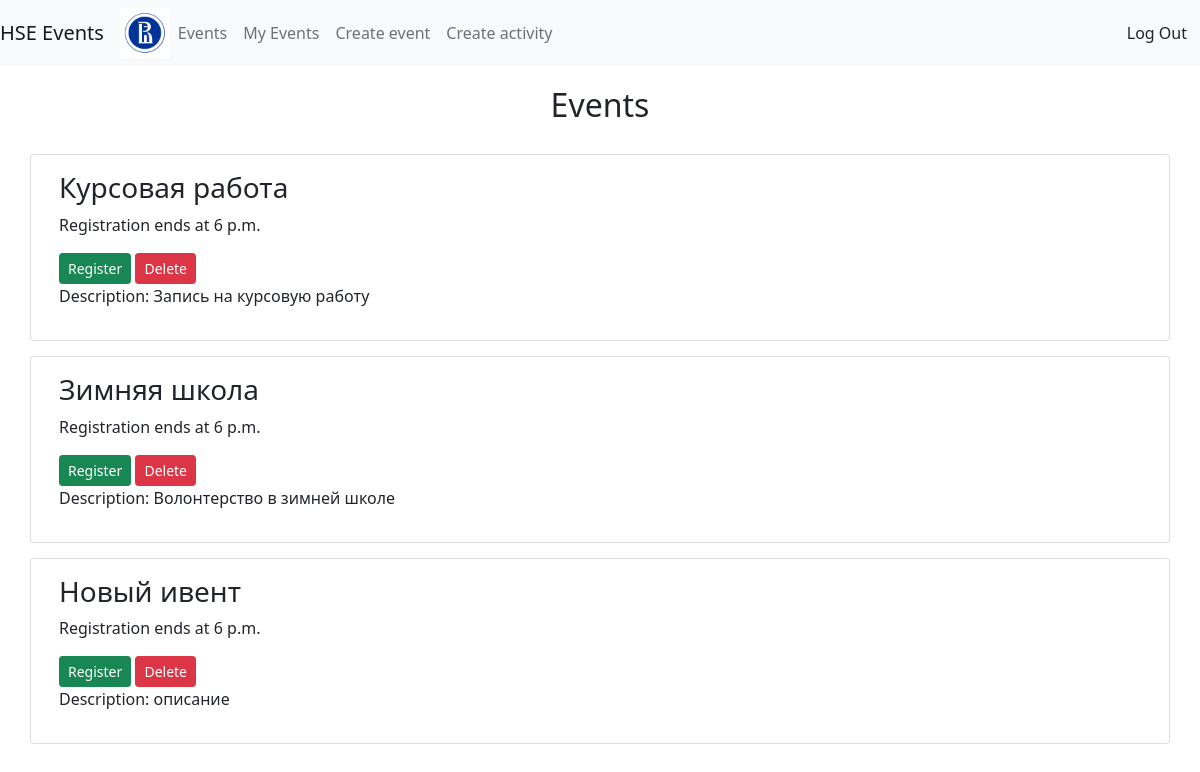
The app's page /myevents/ (signed in), older data.
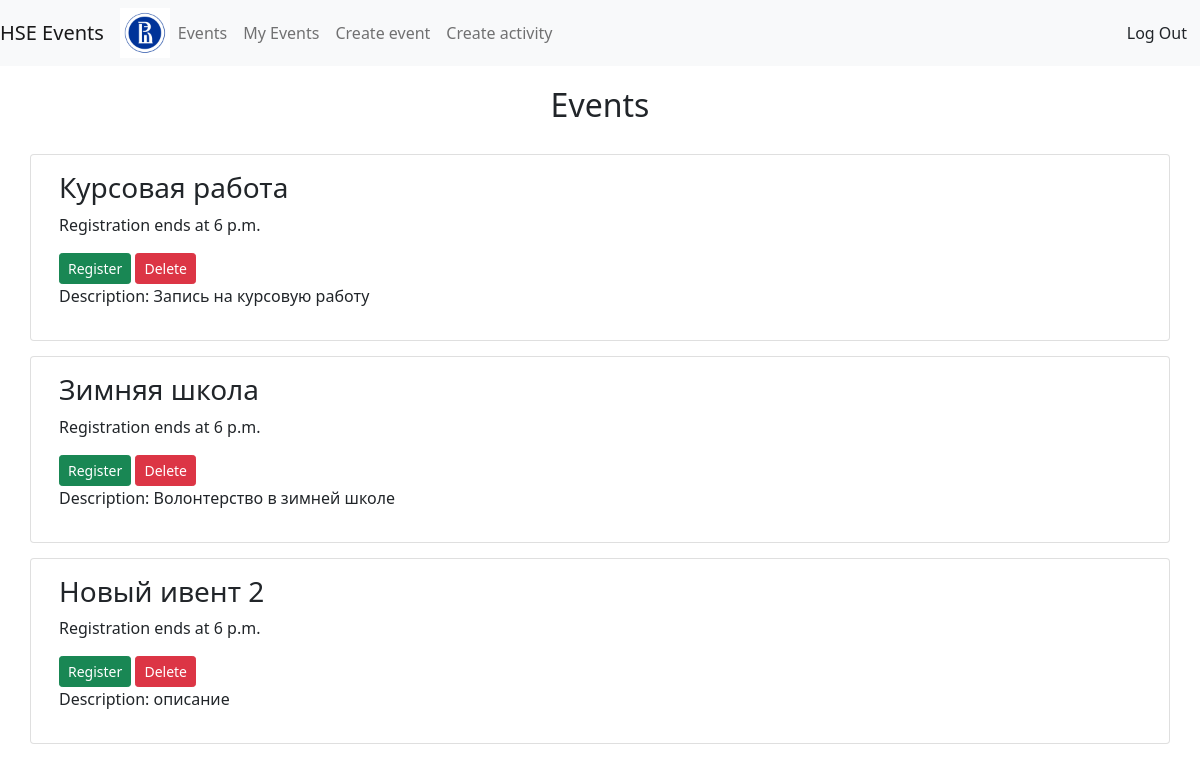
The same page, newer data.
### events/models.py (models this page shows, shortened)
class Event(models.Model):
    name = models.CharField(max_length=50, null=True)
    start_time = models.TimeField()
    end_time = models.TimeField()
    about = models.CharField(max_length=500, null=True)

### events/views.py (the view)
# urls.py: path('myevents/', views.myevents, name="myevents"),
@login_required(login_url='login')
def myevents(request):
    events = Event.objects.all()
    return render(request, 'events/myevents.html', {'events': events})

### events/templates/events/myevents.html
{% extends 'events/main.html' %}
{% block content %}
    <h2 class="title">Events</h2>
    <div class="container">
        {% for event in events %}
        <div class="row event card card-body">
            <div class="col">
                <div class="col-sm">
                    <h3>{{ event.name }}</h3>
                </div>
                <div class="col-sm">
                    <p>Registration ends at {{ event.end_time }}</p>
                </div>
                <div class="col-sm">
                    <a class="btn btn-sm btn-success" href="{% url 'event' event.id %}">Register</a>
                    <a class="btn btn-sm btn-danger" href="{% url 'delete_event' event.id %}">Delete</a>
                </div>
            </div>
            <div class="row">
                <p>Description: {{ event.about }}</p>
            </div>
        </div>
        {% endfor %}
    </div>
{% endblock %}

Row changes from the older to the newer data that the page shows:
removed Event: name "Новый ивент", end_time "6 p.m.", about "описание"
added Event: name "Новый ивент 2", end_time "6 p.m.", about "описание"
